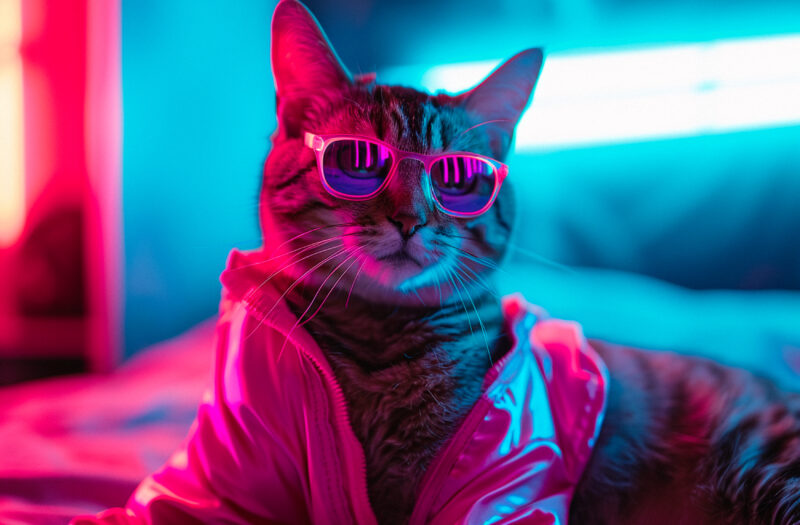
#> input picture unit-1/lesson-3/myimage-1.jpg, 800 x 525 px; its folder holds 2 pictures in this run
$ python algo2.py ../lesson-3
#> lines starting #> are read from the running program, lines starting #| are printed output that depends on the picture
##### algorithm II - make anything a party! (adds confetti!!!)
### first import librariessss!
from os import listdir, path
import sys
from PIL import Image
import random

########################
##### start of code ––
### some errorrrr handling
if len(sys.argv) !=2:
    exit("add a folder and see what happens!! ;)")
### opening/choosing random photos from command lineeeee from folders
files = listdir(sys.argv[1])
# files.remove(".DS_Store")

random_img = random.choice(files)

### code that opens image and manipulates (resize)
img = Image.open( path.join(sys.argv[1],random_img) )
#> img is the input picture: PIL image 800x525 RGB; mean R, G, B 96.3, 93.3, 138.5
image1 = img.resize((400,400)).convert("RGB")
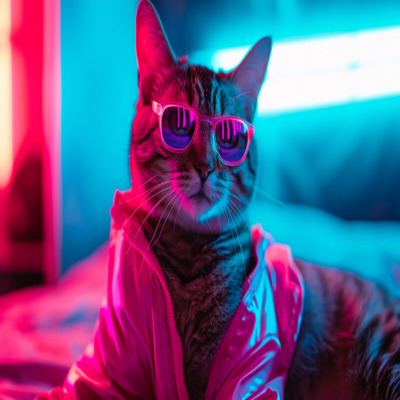
#> image1: PIL image 400x400 RGB; mean R, G, B 96.3, 93.3, 138.5

### then make new image to put it on
width = 600
height = 600
new_image = Image.new( "RGB", (width,height), (255,255,204) )
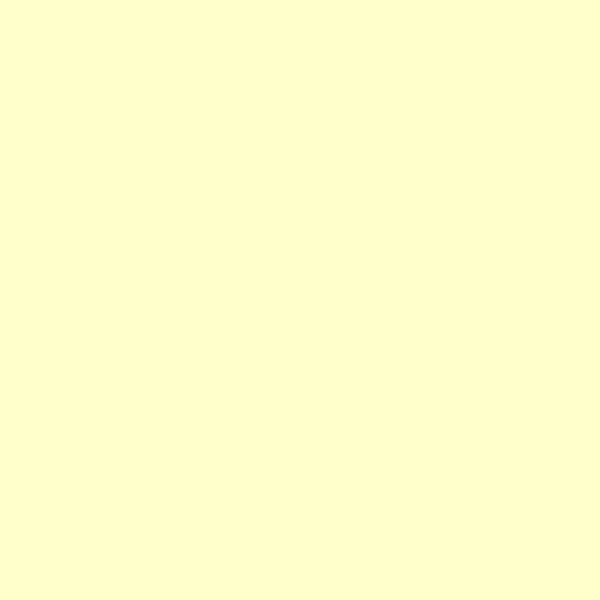
#> new_image: PIL image 600x600 RGB; mean R, G, B 255, 255, 204

### paste random image!!!
###### (100,100) is so center
new_image.paste(image1, (100, 100))
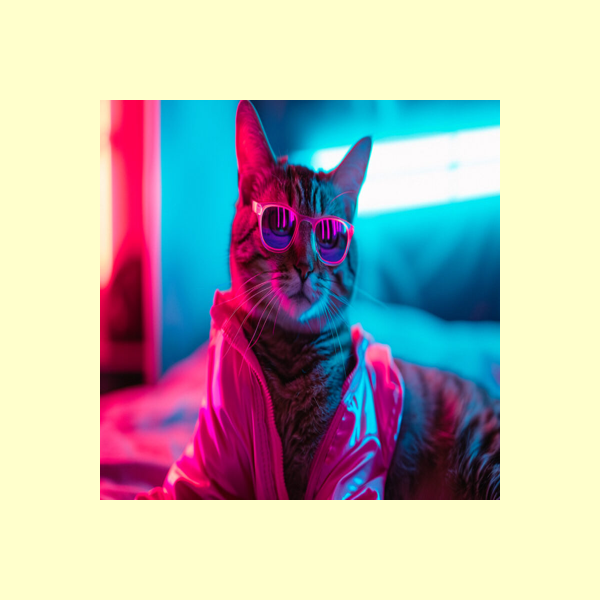
#> new_image: PIL image 600x600 RGB; mean R, G, B 184.5, 183.1, 174.9

###### then add confetti!! so use even distribution to make random pixels
### so the number is to loop (for loop) how much there would be, if lower there'll be less and higher more, a for loop to make green
for n in range(2000):

    ### even distribution
    ######## so think of it as area of the image it will cover, so it's 600 for both so it will cover the whole area, but if decreased, it won't cover some area
    x = int( random.random() * 600 )
    y = int( random.random() * 600 )

###### .putpixel is like pasting pixels or adding them into the new image, and adding color! this is for greeeeen
    new_image.putpixel( (x,y), (0,255,0) )
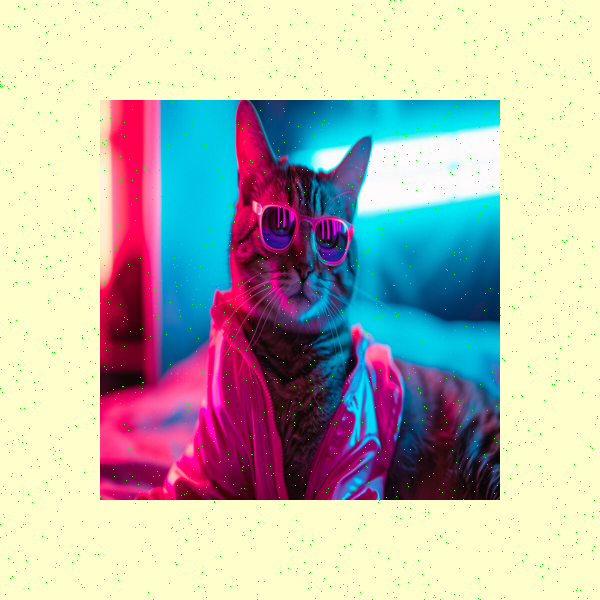
#> new_image: PIL image 600x600 RGB; mean R, G, B 183.5, 183.6, 173.9

### another even distribution to add more, but a for loop to make blue!
for l in range(2000):

    ######## so think of it as area of the image it will cover, so it's 200 for both so it will cover the whole area, but if decreased, it won't cover some area
        ### even distribution
    x = int( random.random() * 600 )
    y = int( random.random() * 600 )

    new_image.putpixel( (x,y), (0,0,255) )
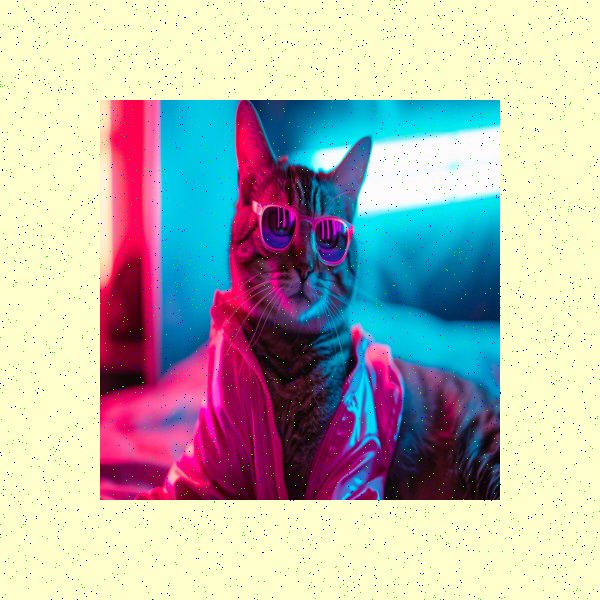
#> new_image: PIL image 600x600 RGB; mean R, G, B 182.5, 182.5, 174.4

### one last for loop with an even distribution to make red!
for h in range(2000):

    ## even distribution
    x = int( random.random() * 600 )
    y = int( random.random() * 600 )

    new_image.putpixel( (x,y), (255,0,0) )
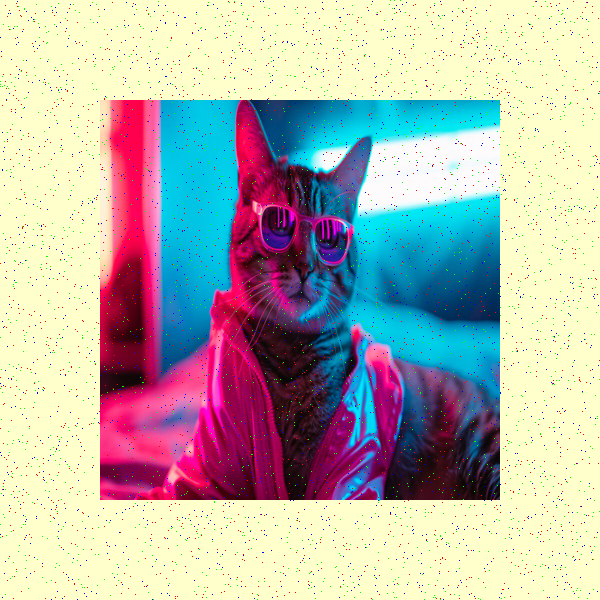
#> new_image: PIL image 600x600 RGB; mean R, G, B 182.9, 181.6, 173.4

### using random library again to help with names, saving and showing image so you see what you made!
randomnumberforimage = int(random.random() * 100)
new_image.save("partytime" + str(randomnumberforimage) + ".jpg")
new_image.show()

$ run again, on unit-1/lesson-3/myimage.jpeg
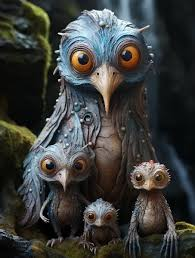
#> input picture unit-1/lesson-3/myimage.jpeg, 195 x 258 px
#> img is the input picture: PIL image 195x258 RGB; mean R, G, B 58.3, 59.8, 57.7
#> `image1 = img.resize((400,400)).convert("RGB")`:
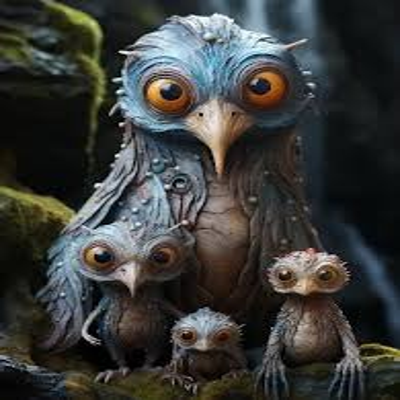
#> image1: PIL image 400x400 RGB; mean R, G, B 58.3, 59.8, 57.7
#> after the loop `for h in range(2000):`:
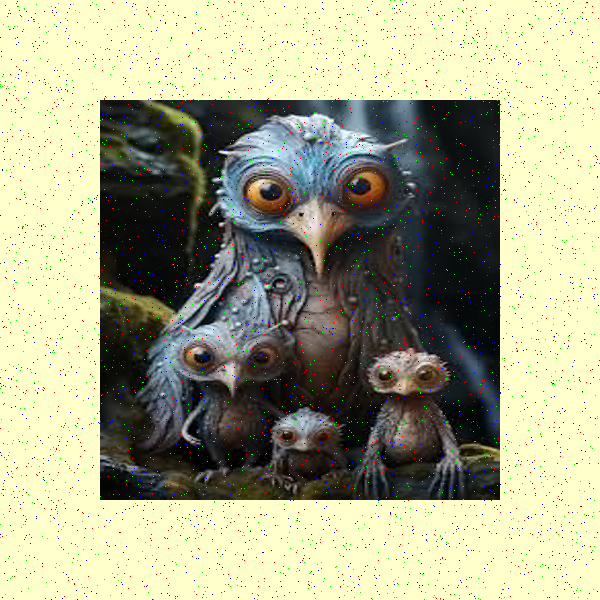
#> new_image: PIL image 600x600 RGB; mean R, G, B 166.3, 166.9, 138.1

$ run again, on unit-1/lesson-3/image-2.jpg
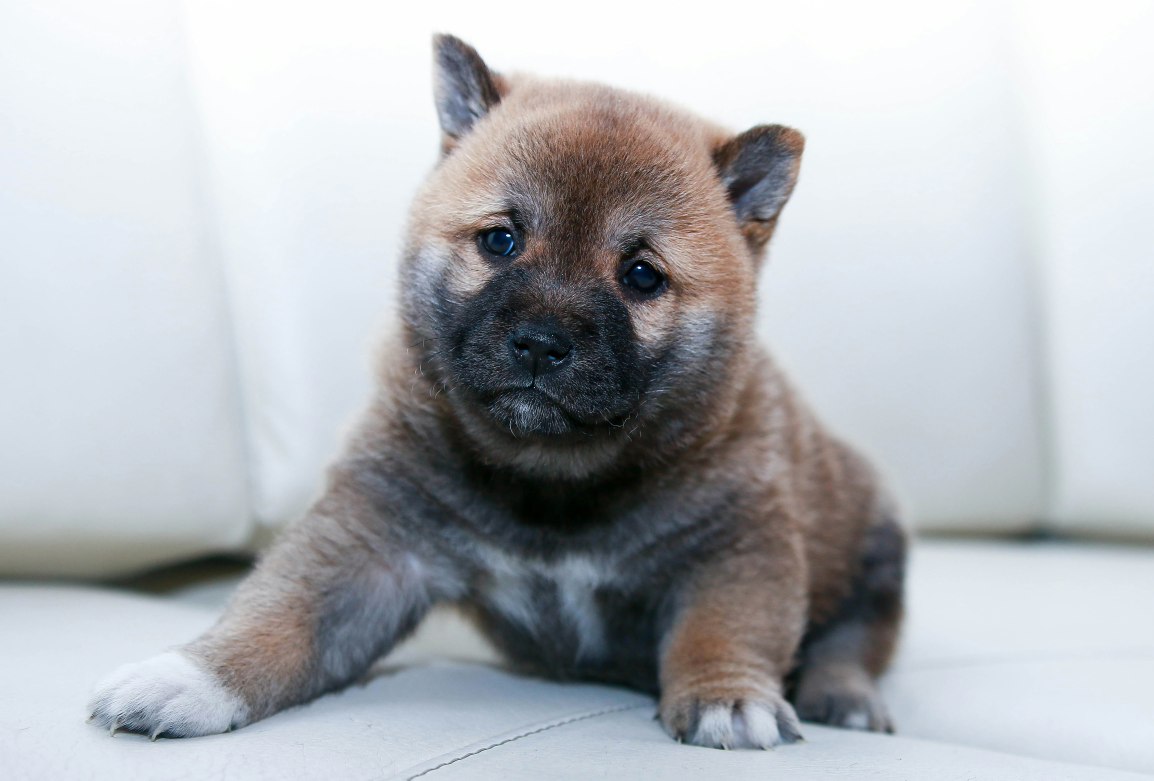
#> input picture unit-1/lesson-3/image-2.jpg, 4613 x 3121 px (shown at 1/4 size)
#> img is the input picture: PIL image 4613x3121 RGB; mean R, G, B 177.4, 180.6, 184.7
#> `image1 = img.resize((400,400)).convert("RGB")`:
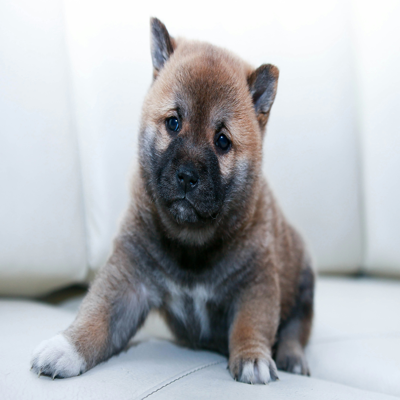
#> image1: PIL image 400x400 RGB; mean R, G, B 177.4, 180.6, 184.7
#> after the loop `for h in range(2000):`:
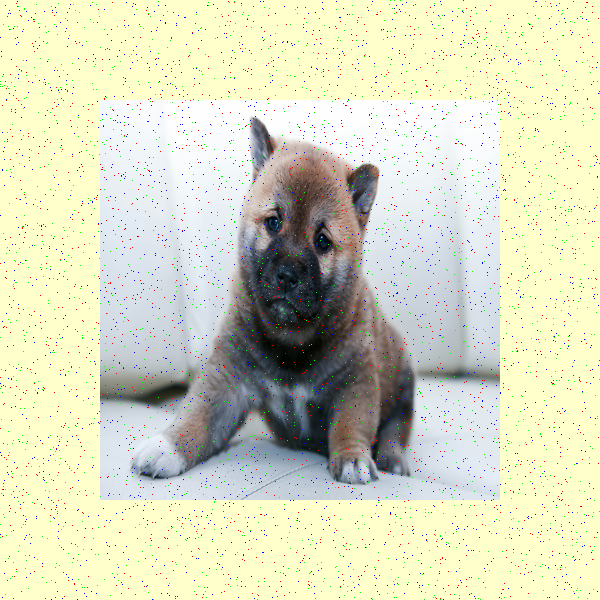
#> new_image: PIL image 600x600 RGB; mean R, G, B 218.3, 219.7, 193.6
